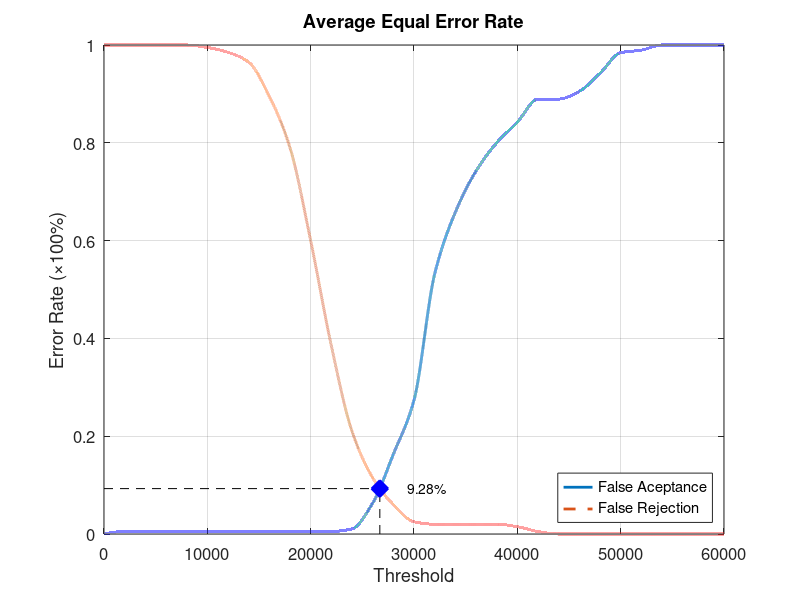
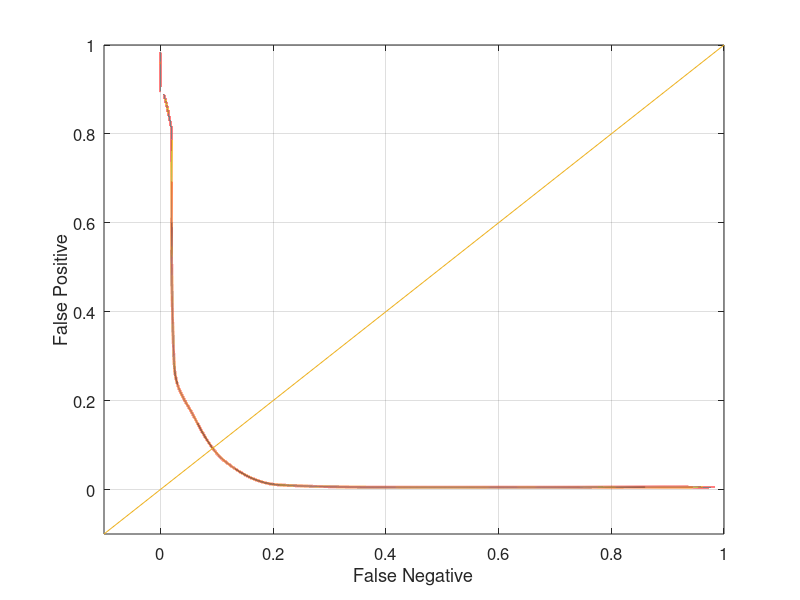

Here is the MATLAB script that generated these plots, in order:
function yEER = Database4_1
close all;
clear;
clc;
x = 0:2000:60000;
xq = 0:0.5:60000;

y0 = [0 0.00526316 0.00526316 0.00526316 0.00526316 0.00526316 0.00526316 0.00526316 0.00526316 0.00526316 0.00526316 0.00526316 0.0105263 0.0631579 0.163158 0.273684 0.531579 0.657895 0.742105 0.8 0.842105 0.889474 0.889474 0.905263 0.942105 0.984211 0.989474 1 1 1 1];
yy0 = interp1(x, y0, xq, 'pchip');
y1 = [1 1 1 1 1 0.995 0.985 0.965 0.895 0.79 0.6 0.385 0.21 0.115 0.06 0.025 0.02 0.02 0.02 0.02 0.015 0.005 0 0 0 0 0 0 0 0 0];
yy1 = interp1(x, y1, xq, 'pchip');

% Calculating EER: 
y2 = abs(y0 - y1);
find(y2 == min(y2))
yy2 = abs(yy0 - yy1);
xEER = find(yy2 == min(yy2));
xEERIndex = xq(xEER) % X-axis EER
yEER = yy0(xEER) % Y-axis EER

main = figure
plot(xq, yy0,'-','LineWidth', 2);	hold on
plot(xq, yy1,'--','LineWidth', 2);	hold on
plot([xEERIndex xEERIndex], [0 yEER], 'k--');	hold on
plot([0 xEERIndex], [yEER yEER], 'k--');	hold on
plot(xEERIndex, yEER, 'bx', 'LineWidth', 10);	hold on
text(xEERIndex + 10 * xEERIndex / 100, yEER, [num2str(round((10000 * yEER)) / 100) '%'])
legend('False Aceptance', 'False Rejection', 'Location', 'SouthEast')
xlabel('Threshold')
ylabel('Error Rate (\times100%)')
title('Average Equal Error Rate')
set(gca, 'FontSize', 12)
axis([0 60000 0 1])
grid on

print(main, 'Database4_1Main', '-dpng');
FNRxFPR = figure('Color', [1 1 1]);
plot(yy1, yy0, '-', yy1, yy0, 'LineWidth', 2);
hold on
y = -0.1:0.1:1
plot(y, y); 
set(gca, 'FontSize', 12)
xlabel('False Negative')
ylabel('False Positive')
axis([-0.1 1 -0.1 1])
set(gca, 'FontSize', 12)
grid on

print(FNRxFPR, 'Database4_1FNRxFPR','-dpng');
end
